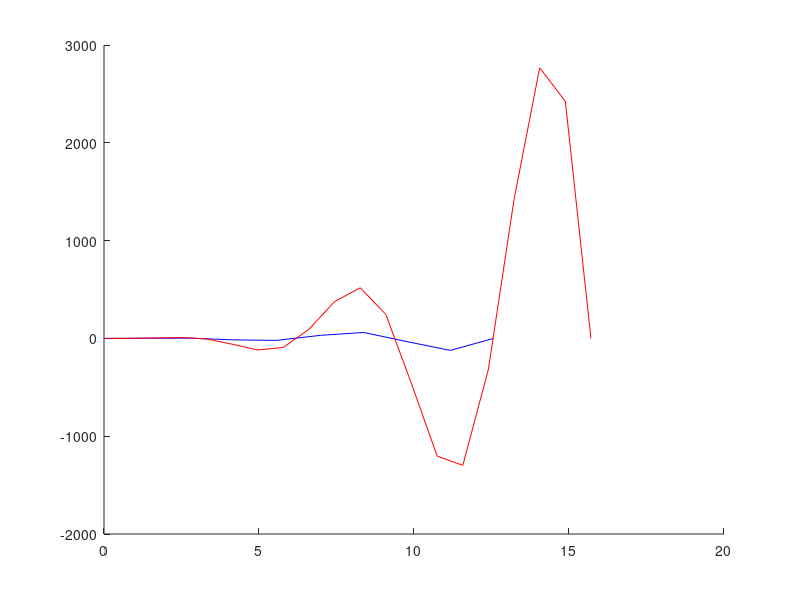

This figure's MATLAB source:
x=linspace(0,4*pi,10);
y=x.^2.*sin(x);
 
x2=linspace(0,5*pi,20);
y2=x2.^3.*sin(x2);
 
figure
hold on
plot(x,y,'b-')
plot(x2,y2,'r-')
